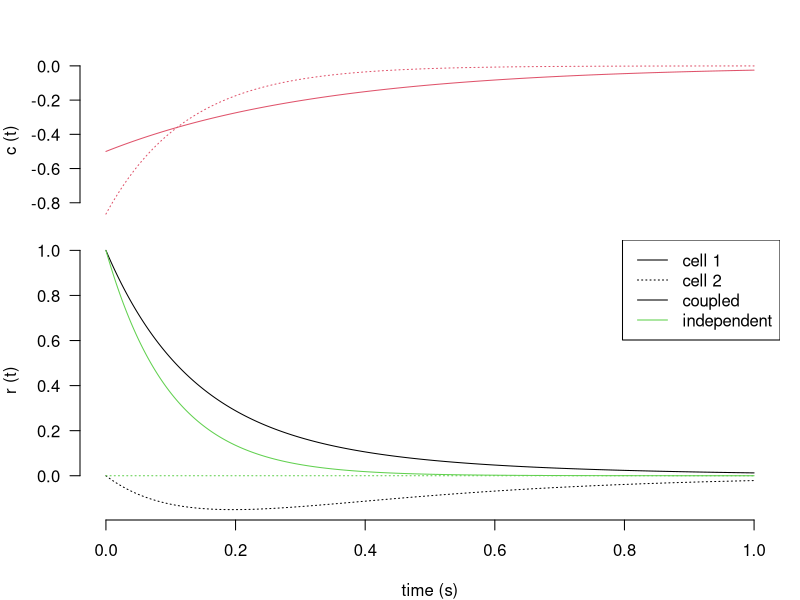
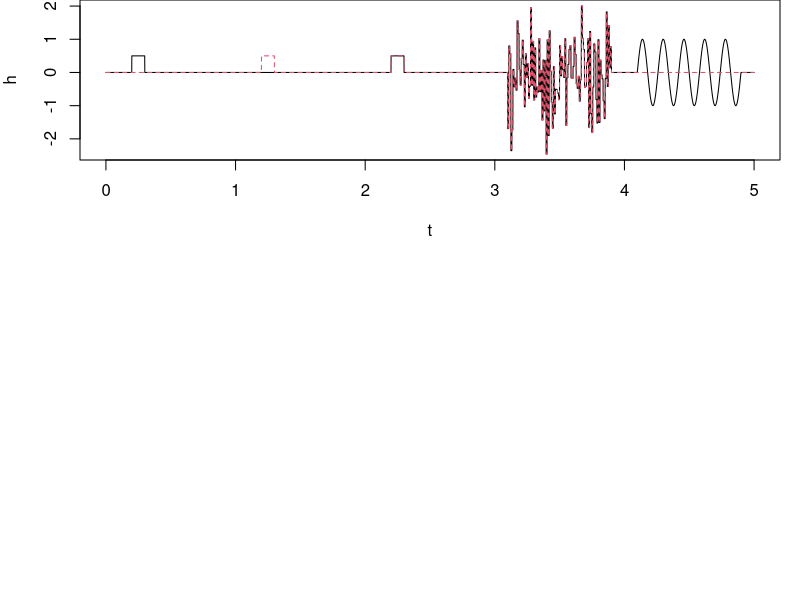
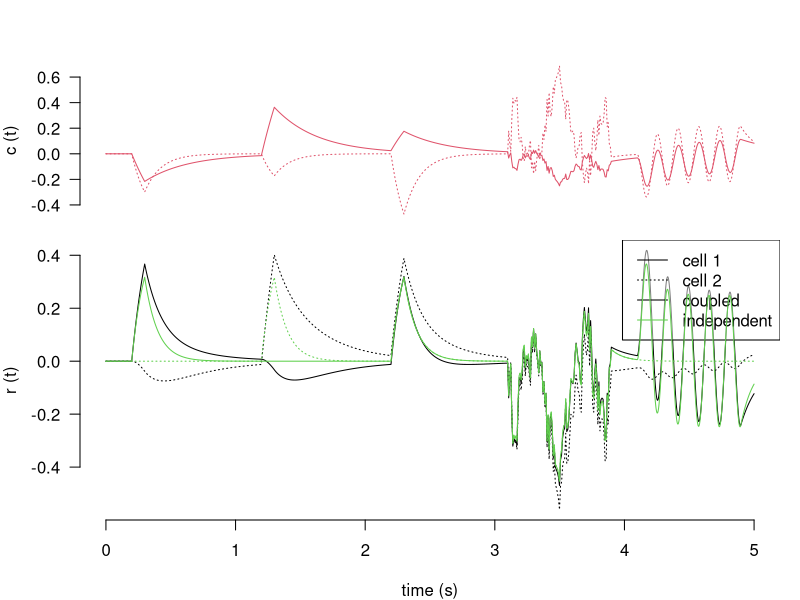

R code for these plots, in order: (Note: this script raises an error after producing the figures.)
## ---- chunk 1
require(knitr)
knitr::opts_chunk$set(echo = TRUE)
## ---- chunk 2
sim.net <- function(W, Tmax, init, tau=10, dt=1, h=NULL){
  ## inputs: tau * d r / dt = -r + h + Wr
  ## W: weight matrix (square matrix)
  ## Tmax: simulation time (scalar, ms)
  ## init: initial state
  ## tau: time constant
  ## dt: simulation time step (ms)
  ## h: inpit
  ##
  ## output:
  ## the matrix of firing rates
  
  L <- Tmax / dt + 1
  N <- ncol(W)
  resp <- matrix(NA, L, N)
  rr <- init
  resp[1,] <- init

  if (is.null(h)) h <- matrix(0, L, N) # no input
  if (length(h)==N) h <- rbind(rep(h[1], L), rep(h[2], L)) # constant input
  if (nrow(h) != L) stop('input is not specified correctly')
  if (ncol(h) != N) stop('input is not specified correctly')
  
  for (i in 2:L){
  	dr.dt <- (-rr + W %*% rr + h[i,]) / tau
  	rr <- rr + dr.dt * dt
  	resp[i,] <- rr
  }
  resp
}
## ---- chunk 3
get.coeff <- function(W, resp){
  L <- nrow(resp)
  eW <- eigen(W)$vec
  N <- ncol(W)
  eResp <- matrix(NA, L, N)
  for (i in 1:L) eResp[i,] <- solve(eW, resp[i,])
  eResp
}
## ---- chunk 4
# this is going to be the eigenvalue of the system
lambdas <- c(0.2, 0.7) # use this for slowing
# lambdas <- c(-1, -2) # use this for speeding up
theta <- pi/6 # rotation 
rotate <- matrix(c(cos(theta), sin(theta), -sin(theta), cos(theta)), 2, 2)
vecs <- list(rotate %*% c(1,0), rotate %*% c(0,1))
W <- lambdas[1] * (vecs[[1]] %*% t(vecs[[1]])) + lambdas[2] * (vecs[[2]] %*% t(vecs[[2]]))
W0 <- matrix(0, 2, 2)

## for a non-normal matrix, use this one:
# W <- matrix(c(4, 4, -4.4, -4.4), 2, 2)
## ---- chunk 5

tau <- 100/1000 # time constant, ms
Tmax <- 1 # s
dt <- 0.2/1000 # simulation time step, ms
t <- seq(0, Tmax, by=dt)
init <- c(1, 0)


resp <- sim.net(W, Tmax, init, tau, dt)
resp0 <- sim.net(W0, Tmax, init, tau, dt)

cc <- get.coeff(W, resp)

layout(matrix(c(1,2), 2), 1, c(2,3))
par(mar=c(1,4,3,1))
matplot(t, cc, t="l", col=2, lty=c(1,3), xlab="", axes=F, ylab="c (t)"); axis(2, las=2)

par(mar=c(4,4,0,1))
matplot(t, resp, t="l", col=1, lty=c(1,3), xlab="time (s)", axes=F, ylab="r (t)"); axis(1); axis(2, las=2)
legend('topright', leg=c('cell 1', 'cell 2', 'coupled', 'independent'), lty=c(1,3, 1,1), col=c(1,1,1,3))
matplot(t, resp0, t="l", col=3, lty=c(1,3), add=T)

## ---- chunk 6
Tmax <- 5 # s
dt <- 1/1000 # simulation time step, ms
t <- seq(0, Tmax, by=dt)
init <- c(0, 0)
L <- Tmax / dt + 1
h <- matrix(0, L, 2)
h[201:300,1] <- 1/2
h[1201:1300,2] <- 1/2
h[2201:2300,] <- 1/2
for (i in 1:100) h[(3101:3108) + 8*(i-1),] <- rnorm(1, 0, 1)
h[4101:4900,1] <- sin((1:800)*2*pi/800*5)
matplot(t, h, t='l')
## ---- chunk 7
resp <- sim.net(W, Tmax, init, tau, dt, h=h)
resp0 <- sim.net(W0, Tmax, init, tau, dt, h=h)

cc <- get.coeff(W, resp)

layout(matrix(c(1,2), 2), 1, c(2,3))
par(mar=c(1,4,3,1))
matplot(t, cc, t="l", col=2, lty=c(1,3), xlab="", axes=F, ylab="c (t)"); axis(2, las=2)

par(mar=c(4,4,0,1))
matplot(t, resp, t="l", col=1, lty=c(1,3), xlab="time (s)", axes=F, ylab="r (t)"); axis(1); axis(2, las=2)
legend('topright', leg=c('cell 1', 'cell 2', 'coupled', 'independent'), lty=c(1,3, 1,1), col=c(1,1,1,3), bg=grey(1, alpha=0.5))
matplot(t, resp0, t="l", col=3, lty=c(1,3), add=T)

## ---- chunk 8
include_graphics('./homeWork.png')
